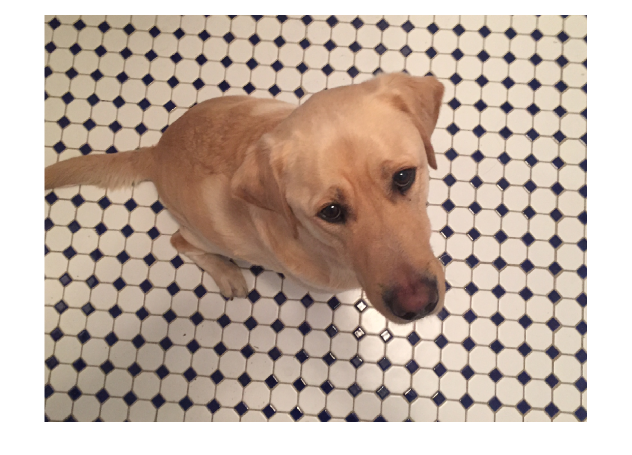
#> input picture Lab/lab2/Gabor Segmentation/data/kobi.png, 1264 x 909 px (shown at 1/2 size)
$ python gabor_segmentation.py   (older library calls are emulated)
#> lines starting #> are read from the running program, lines starting #| are printed output that depends on the picture; after the words box and inside, x2 and y2 are one past the last pixel; in counts of white or black regions, pixels touching at a corner belong together; long printed decimals are rounded
### Lab/lab2/Gabor Segmentation/createGabor.py
import numpy as np
import matplotlib.pyplot as plt

def createGabor( sigma, theta, lamda, psi, gamma ):
#CREATEGABOR Creates a complex valued Gabor filter.
#   myGabor = createGabor( sigma, theta, lamda, psi, gamma ) generates
#   Gabor kernels.
#   - ARGUMENTS
#     sigma      Standard deviation of Gaussian envelope.
#     theta      Orientation of the Gaussian envelope. Takes arguments in
#                the range [0, pi/2).
#     lamda     The wavelength for the carriers. The central frequency
#                (w_c) of the carrier signals.
#     psi        Phase offset for the carrier signal, sin(w_c . t + psi).
#     gamma      Controls the aspect ratio of the Gaussian envelope
#
#   - OUTPUT
#     myGabor    A matrix of size [h,w,2], holding the real and imaginary
#                parts of the Gabor in myGabor(:,:,1) and myGabor(:,:,2),
#                respectively.

    # Set the aspect ratio.
    sigma_x = sigma
    sigma_y = sigma/gamma

    # Generate a grid
    nstds = 3
    xmax = max(abs(nstds*sigma_x*np.cos(theta)),abs(nstds*sigma_y*np.sin(theta)))
    xmax = np.ceil(max(1,xmax))
    ymax = max(abs(nstds*sigma_x*np.sin(theta)),abs(nstds*sigma_y*np.cos(theta)))
    ymax = np.ceil(max(1,ymax))

    # Make sure that we get square filters.
    xmax = max(xmax,ymax)
    ymax = max(xmax,ymax)
    xmin = -xmax
    ymin = -ymax

    # Generate a coordinate system in the range [xmin,xmax] and [ymin, ymax].
    [x,y] = np.meshgrid(np.arange(xmin, xmax+1), np.arange(ymin, ymax+1))

    # Convert to a 2-by-N matrix where N is the number of pixels in the kernel.
    XY = np.concatenate((x.reshape(1, -1), y.reshape(1, -1)), axis=0)

    # Compute the rotation of pixels by theta.
    # \\ Hint: Use the rotation matrix to compute the rotated pixel coordinates: rot(theta) * XY.
    rotMat = generateRotationMatrix(theta)
    rot_XY = np.matmul(rotMat,XY)
    rot_x = rot_XY[0,:]
    rot_y = rot_XY[1,:]


    # Create the Gaussian envelope.
    # \\ IMPLEMENT the helper function createGauss.
    gaussianEnv = createGauss(rot_x, rot_y, gamma, sigma)

    # Create the orthogonal carrier signals.
    # \\ IMPLEMENT the helper functions createCos and createSin.
    cosCarrier = createCos(rot_x, lamda, psi)
    sinCarrier = createSin(rot_x, lamda, psi)

    # Modulate (multiply) Gaussian envelope with the carriers to compute
    # the real and imaginary components of the omplex Gabor filter.
    myGabor_real = gaussianEnv * cosCarrier  # \\TODO: modulate gaussianEnv with cosCarrier
    myGabor_imaginary = gaussianEnv * sinCarrier  # \\TODO: modulate gaussianEnv with sinCarrier

    # Pack myGabor_real and myGabor_imaginary into myGabor.
    h, w = myGabor_real.shape
    myGabor = np.zeros((h, w, 2))
    myGabor[:,:,0] = myGabor_real
    myGabor[:,:,1] = myGabor_imaginary

    # [13 lines of commented-out code are left out]
    return myGabor


# Helper Functions
# ----------------------------------------------------------
def generateRotationMatrix(theta):
    # ----------------------------------------------------------
    # Returns the rotation matrix.
    # \\ Hint: https://en.wikipedia.org/wiki/Rotation_matrix \\
    x = [np.cos(theta), np.sin(theta)]
    y = [-np.sin(theta), np.cos(theta)]
    rotMat = [x, y]
    return rotMat

# ----------------------------------------------------------
def createCos(rot_x, lamda, psi):
    # ----------------------------------------------------------
    # Returns the 2D cosine carrier.
    a = (2 * np.pi)*np.divide(rot_x, lamda)
    cosCarrier = np.cos(a + psi)
    # Reshape the vector representation to matrix.
    cosCarrier = np.reshape(cosCarrier, (np.int(np.sqrt(len(cosCarrier))), -1))
    return cosCarrier

# ----------------------------------------------------------
def createSin(rot_x, lamda, psi):
    # ----------------------------------------------------------
    # Returns the 2D sine carrier.
    a = (2 * np.pi)*np.divide(rot_x, lamda)
    sinCarrier = np.sin(a + psi)
    # Reshape the vector representation to matrix.
    sinCarrier = np.reshape(sinCarrier, (np.int(np.sqrt(len(sinCarrier))), -1))
    return sinCarrier

# ----------------------------------------------------------
def createGauss(rot_x, rot_y, gamma, sigma):
    # ----------------------------------------------------------
    # Returns the 2D Gaussian Envelope.
    a = rot_x ** 2 + np.multiply(gamma **2,rot_y**2)
    b = 2 * np.square(sigma)
    gaussEnv = np.exp(-np.divide(a,b))

    # Reshape the vector representation to matrix.
    gaussEnv = np.reshape(gaussEnv, (np.int(np.sqrt(len(gaussEnv))), -1))
    return gaussEnv

### Lab/lab2/Gabor Segmentation/gabor_segmentation.py
import cv2
import matplotlib.pyplot as plt
import math
import numpy as np
import time
import os
from createGabor import createGabor
import skimage

os.chdir(os.path.dirname(os.path.abspath(__file__)))

# Hyperparameters
k        = 12      # number of clusters in k-means algorithm. By default,
                  # we consider k to be 2 in foreground-background segmentation task.
image_id = 'Kobi' # Identifier to switch between input images.
                  # Possible ids: 'Kobi',    'Polar', 'Robin-1'
                  #               'Robin-2', 'Cows', 'SciencePark'

# Misc
err_msg  = 'Image not available.'

# Control settings
visFlag       = False    #  Set to true to visualize filter responses.
smoothingFlag = True   #  Set to true to postprocess filter outputs.

# Read image
if image_id == 'Kobi':
  img = cv2.imread('./data/kobi.png')
#> img is the input picture: shape (909, 1264, 3); mean B, G, R 162.8, 175.1, 192.8
  img = cv2.cvtColor(img, cv2.COLOR_BGR2RGB)
  resize_factor = 0.25
elif image_id == 'Polar':
  img = cv2.imread('./data/polar-bear-hiding.jpg')
  img = cv2.cvtColor(img, cv2.COLOR_BGR2RGB)
  resize_factor = 0.75
elif image_id == 'Robin-1':
  img = cv2.imread('./data/robin-1.jpg')
  img = cv2.cvtColor(img, cv2.COLOR_BGR2RGB)
  resize_factor = 1
elif image_id == 'Robin-2':
  img = cv2.imread('./data/robin-2.jpg')
  img = cv2.cvtColor(img, cv2.COLOR_BGR2RGB)
  resize_factor = 0.5
elif image_id == 'Cows':
  img = cv2.imread('./data/cows.jpg')
  img = cv2.cvtColor(img, cv2.COLOR_BGR2RGB)
  resize_factor = 0.5
elif image_id == 'SciencePark':
  img = cv2.imread('./data/sciencepark.jpg')
  img = cv2.cvtColor(img, cv2.COLOR_BGR2RGB)
  resize_factor = 0.2
else:
  raise ValueError(err_msg)

# make copy of the image
img2 = img.copy()
# Image adjustments
img = cv2.resize(img, (0, 0), fx=resize_factor, fy=resize_factor)
#> img: shape (227, 316, 3)
img = cv2.cvtColor(img, cv2.COLOR_RGB2GRAY)
#> img: shape (227, 316)
#img = img.astype(np.float32)

# Display image
plt.figure()
plt.title(f'Input image: {image_id}')
plt.imshow(img, cmap='gray')
plt.axis("off")
plt.show()

# Design array of Gabor Filters
# In this code section, you will create a Gabor Filterbank. A filterbank is
# a collection of filters with varying properties (e.g. {shape, texture}).
# A Gabor filterbank consists of Gabor filters of distinct orientations
# and scales. We will use this bank to extract texture information from the
# input image.

numRows, numCols = img.shape
#> numRows = 227; numCols = 316

# Estimate the minimum and maximum of the wavelengths for the sinusoidal
# carriers.
# ** This step is pretty much standard, therefore, you don't have to
#    worry about it. It is cycles in pixels. **
lambdaMin = 4/np.sqrt(2)
lambdaMax = np.sqrt(abs(numRows)**2 + abs(numCols)**2)
#> lambdaMax = 389.1

# Specify the carrier wavelengths.
# (or the central frequency of the carrier signal, which is 1/lambda)
n = np.floor(np.log2(lambdaMax/lambdaMin))
#> n = 7
lambdas = 2**np.arange(0, (n-2)+1) * lambdaMin
#> lambdas = [2.83, 5.66, 11.31, 22.63, 45.25, 90.51]

# Define the set of orientations for the Gaussian envelope.
dTheta       = 2 * np.pi/8                  # \\ the step size
orientations = np.arange(0, np.pi+dTheta, dTheta)

# Define the set of sigmas for the Gaussian envelope. Sigma here defines
# the standard deviation, or the spread of the Gaussian.
sigmas = np.array([1,2,3,4,5])

# Now you can create the filterbank. We provide you with a Python list
# called gaborFilterBank in which we will hold the filters and their
# corresponding parameters such as sigma, lambda and etc.
# ** All you need to do is to implement createGabor(). Rest will be handled
#    by the provided code block. **
gaborFilterBank = []
tic = time.time()
for lmbda in lambdas:
    for sigma in sigmas:
        for theta in orientations:
            # Filter parameter configuration for this filter.
            psi    = 0
            gamma  = 0.5

            # Create a Gabor filter with the specs above.
            # (We also record the settings in which they are created. )
            # // TODO: Implement the function createGabor() following
            #          the guidelines in the given function template.
            #          ** See createGabor.py for instructions ** //
            filter_config = {}
            filter_config["filterPairs"] = createGabor( sigma, theta, lmbda, psi, gamma )
            filter_config["sigma"]       = sigma
            filter_config["lmbda"]       = lmbda
            filter_config["theta"]       = theta
            filter_config["psi"]         = psi
            filter_config["gamma"]       = gamma
            gaborFilterBank.append(filter_config)
ctime = time.time() - tic

print('--------------------------------------\n \t\tDetails\n--------------------------------------')
print(f'Total number of filters       : {len(gaborFilterBank)}')
#| Total number of filters       : 150
print(f'Number of scales (sigma)      : {len(sigmas)}')
print(f'Number of orientations (theta): {len(orientations)}')
print(f'Number of carriers (lambda)   : {len(lambdas)}')
#| Number of carriers (lambda)   : 6
print(f'---------------------------------------')
print(f'Filter bank created in {ctime} seconds.')
#| Filter bank created in 0.2004 seconds.
print(f'---------------------------------------')

# Filter images using Gabor filter bank using quadrature pairs (real and imaginary parts)
# You will now filter the input image with each complex Gabor filter in
# gaborFilterBank structure and store the output in the cell called
# featureMaps.
# // Hint-1: Apply both the real imaginary parts of each kernel
#            separately in the spatial domain (i.e. over the image). //
# // Hint-2: Assign each output (i.e. real and imaginary parts) in
#            variables called real_out and imag_out. //
# // Hint-3: Use built-in cv2 function, filter2D, to convolve the filter
#            with the input image. Check the options for padding. Find
#            the one that works well. You might want to
#            explain what works better and why shortly in the report.
featureMaps = []

for gaborFilter in gaborFilterBank:
    # gaborFilter["filterPairs"] has two elements. One is related to the real part
    # of the Gabor Filter and the other one is the imagineray part.
    real_out = cv2.filter2D(img, -1, gaborFilter["filterPairs"][:, :, 0])   # \\TODO: filter the grayscale input with real part of the Gabor
    imag_out = cv2.filter2D(img, -1, gaborFilter["filterPairs"][:, :, 1])   # \\TODO: filter the grayscale input with imaginary part of the Gabor
    featureMaps.append(np.stack((real_out, imag_out), 2))

    # Visualize the filter responses if you wish.
    if visFlag:
        fig = plt.figure()

        ax = fig.add_subplot(1, 2, 1)
        ax.imshow(real_out)    # Real
        title = "Re[h(x,y)], \n lambda = {0:.4f}, \n theta = {1:.4f}, \n sigma = {2:.4f}".format(gaborFilter["lmbda"], gaborFilter["theta"], gaborFilter["sigma"])
        ax.set_title(title)
        ax.axis("off")

        ax = fig.add_subplot(1, 2, 2)
        ax.imshow(imag_out)    # Real
        title = "Im[h(x,y)], \n lambda = {0:.4f}, \n theta = {1:.4f}, \n sigma = {2:.4f}".format(gaborFilter["lmbda"], gaborFilter["theta"], gaborFilter["sigma"])
        ax.set_title(title)
        ax.axis("off")
        plt.show()

# Compute the magnitude
# Now, you will compute the magnitude of the output responses.
# \\ Hint: (real_part^2 + imaginary_part^2)^(1/2) \\
featureMags = []
for i, fm in enumerate(featureMaps):
    real_part = fm[...,0]
    imag_part = fm[...,1]
    mag = np.sqrt(real_part**2 + imag_part**2)  # \\TODO: Compute the magnitude here
    featureMags.append(mag)

    # Visualize the magnitude response if you wish.
    if visFlag:
        fig = plt.figure()

        ax = fig.add_subplot(1, 1, 1)
        ax.imshow(mag.astype(np.uint8))    # visualize magnitude
        title = "Re[h(x,y)], \n lambda = {0:.4f}, \n theta = {1:.4f}, \n sigma = {2:.4f}".format(gaborFilterBank[i]["lmbda"],
                                                                                                 gaborFilterBank[i]["theta"],
                                                                                                 gaborFilterBank[i]["sigma"])
        ax.set_title(title)
        ax.axis("off")
#> this loop made 150 passes
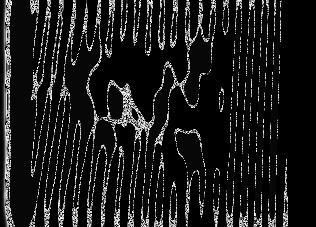
#> mag: shape (227, 316) float16; min 1, max 15.81, mean 2.58; drawn with min black and max white

# Prepare and Preprocess features
# You can think of each filter response as a sort of feature representation
# for the pixels. Now that you have numFilters = |gaborFilterBank| filters,
# we can represent each pixel by this many features.
# \\ Q: What kind of features do you think gabor filters might correspond to?

# You will now implement a smoothing operation over the magnitude images in
# featureMags.
# \\ Hint: For each i in [1, length(featureMags)], smooth featureMags{i}
#          using an appropriate first order Gaussian kernel.
# \\ Hint: cv2 filter2D function is helpful here.
features = np.zeros(shape=(numRows, numCols, len(featureMags)))

if smoothingFlag:
    pass
    # \\TODO:
    #FOR_LOOP
        # i)  filter the magnitude response with appropriate Gaussian kernels
        # ii) insert the smoothed image into features[:,:,jj]
    #END_FOR
    for i, fmag in enumerate(featureMags):
      fmag = np.array(fmag, np.float32)
      gaussian_fmag = cv2.GaussianBlur(fmag, (3,3),sigmaX=sigma)
      features[:,:,i] = np.array(gaussian_fmag, np.int)
#> this loop made 150 passes
#> pass 1, `gaussian_fmag = cv2.GaussianBlur(fmag, (3,3),sigmaX=sigma)`:
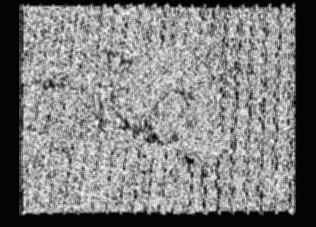
#> gaussian_fmag: shape (227, 316) float32; min 0.779, max 14.47, mean 7.57; drawn with min black and max white
else:
    # Don't smooth but just insert magnitude images into the matrix
    # called features.
    for i, fmag in enumerate(featureMags):
        features[:,:,i] = fmag


# Reshape the filter outputs (i.e. tensor called features) of size
# [numRows, numCols, numFilters] into a matrix of size [numRows*numCols, numFilters]
# This will constitute our data matrix which represents each pixel in the
# input image with numFilters features.
features = np.reshape(features, newshape=(numRows * numCols, -1))


# Standardize features.
# \\ Hint: see http://ufldl.stanford.edu/wiki/index.php/Data_Preprocessing for more information.
from sklearn import preprocessing
scaler = preprocessing.StandardScaler()
features = scaler.fit_transform(features)  # \\ TODO: i)  Implement standardization on matrix called features.
                                           #          ii) Return the standardized data matrix.


# (Optional) Visualize the saliency map using the first principal component
# of the features matrix. It will be useful to diagnose possible problems
# with the pipeline and filterbank.
from sklearn.decomposition import PCA
transformed_feature = PCA(n_components=1).fit_transform(features) # select the first component
transformed_feature = np.ascontiguousarray(transformed_feature, dtype=np.float32)
feature2DImage = np.reshape(transformed_feature,newshape=(numRows,numCols))
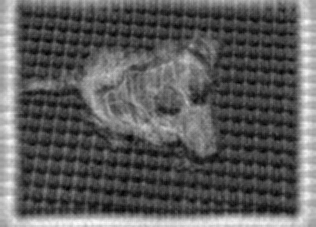
#> feature2DImage: shape (227, 316) float32; min -8.32, max 14.81, mean -5.45e-08; drawn with min black and max white
plt.figure()
plt.title(f'Pixel representation projected onto first PC')
plt.imshow(feature2DImage, cmap='gray')
plt.axis("off")
plt.show()

# Apply k-means algorithm to cluster pixels using the data matrix,
# features.
# \\ Hint-1: search about sklearn kmeans function https://scikit-learn.org/stable/modules/generated/sklearn.cluster.KMeans.html.
# \\ Hint-2: use the parameter k defined in the first section when calling
#            sklearn's built-in kmeans function.
tic = time.time()
from sklearn.cluster import KMeans
#kmeans = KMeans(n_clusters=2, random_state=0).fit(features)
pixLabels = KMeans(n_clusters=k).fit_predict(features)
# \\TODO: Return cluster labels per pixel
ctime = time.time() - tic
print(f'Clustering completed in {ctime} seconds.')


# Visualize the clustering by reshaping pixLabels into original grayscale
# input size [numRows numCols].
pixLabels = np.reshape(pixLabels, newshape=(numRows, numCols))
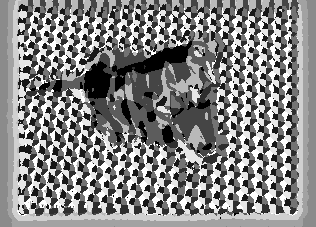
#> pixLabels: shape (227, 316) int32; min 0, max 11, mean 5.75; drawn with min black and max white
plt.figure()
plt.title(f'Pixel clusters')
plt.imshow(pixLabels)
plt.axis("off")
plt.show()


# Use the pixLabels to visualize segmentation.
Aseg1 = np.zeros_like(img)
#> Aseg1: shape (227, 316); every value is 0
Aseg2 = np.zeros_like(img)
BW = pixLabels == 1
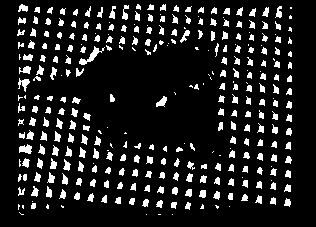
#> BW: shape (227, 316) bool; 12.1% white; 315 white regions (78 under 20 px), largest, box (x1, y1, x2, y2) and area: (79, 46, 105, 65) 138, (19, 144, 32, 154) 89, (18, 78, 30, 92) 80
#BW = np.repeat(BW[:, :, np.newaxis], 1, axis=2)
Aseg1[BW] = img[BW]
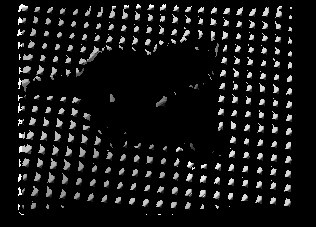
#> Aseg1: shape (227, 316); min 0, max 255, mean 20.3
Aseg2[~BW] = img[~BW]
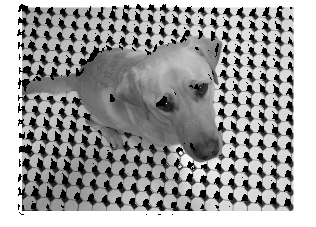
#> Aseg2: shape (227, 316); min 0, max 255, mean 158.7


plt.figure()
plt.title(f'montage')
plt.imshow(Aseg1, 'gray', interpolation='none')
plt.imshow(Aseg2, 'jet',  interpolation='none', alpha=0.7)
plt.axis("off")
plt.show()
